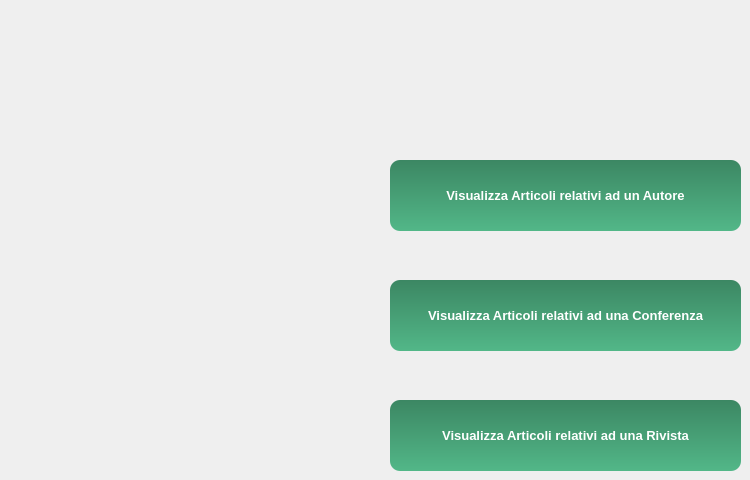
    <widget class="QWidget" name="paginaSezioneB">
     <widget class="QPushButton" name="bottVaiAVisArticoliRelativiAdAutore">
      <property name="geometry">
       <rect>
        <x>390</x>
        <y>160</y>
        <width>351</width>
        <height>71</height>
       </rect>
      </property>
      <property name="font">
       <font>
        <family>Tahoma</family>
        <pointsize>10</pointsize>
        <weight>75</weight>
        <bold>true</bold>
       </font>
      </property>
      <property name="styleSheet">
       <string notr="true">QPushButton{
	background-color: qlineargradient(spread:pad, x1:1, y1:0, x2:1, y2:1, stop:0 rgba(60, 135, 99, 255), stop:1 rgba(82, 183, 136, 255));
	color: rgb(255, 255, 255);
	border-radius: 10px;
}

QPushButton:hover{
	background-color: rgb(60, 134, 99);
}
QPushButton:pressed {
	background-color: rgb(43, 97, 72);
}
</string>
      </property>
      <property name="text">
       <string>Visualizza Articoli relativi ad un Autore</string>
      </property>
     </widget>
     <widget class="QPushButton" name="botVisConferenze">
      <property name="geometry">
       <rect>
        <x>390</x>
        <y>280</y>
        <width>351</width>
        <height>71</height>
       </rect>
      </property>
      <property name="font">
       <font>
        <family>Tahoma</family>
        <pointsize>10</pointsize>
        <weight>75</weight>
        <bold>true</bold>
       </font>
      </property>
      <property name="styleSheet">
       <string notr="true">QPushButton{
	background-color: qlineargradient(spread:pad, x1:1, y1:0, x2:1, y2:1, stop:0 rgba(60, 135, 99, 255), stop:1 rgba(82, 183, 136, 255));
	color: rgb(255, 255, 255);
	border-radius: 10px;
}

QPushButton:hover{
	background-color: rgb(60, 134, 99);
}
QPushButton:pressed {
	background-color: rgb(43, 97, 72);
}
</string>
      </property>
      <property name="text">
       <string>Visualizza Articoli relativi ad una Conferenza</string>
      </property>
     </widget>
     <widget class="QPushButton" name="bottVisRiviste">
      <property name="geometry">
       <rect>
        <x>390</x>
        <y>400</y>
        <width>351</width>
        <height>71</height>
       </rect>
      </property>
      <property name="font">
       <font>
        <family>Tahoma</family>
        <pointsize>10</pointsize>
        <weight>75</weight>
        <bold>true</bold>
       </font>
      </property>
      <property name="styleSheet">
       <string notr="true">QPushButton{
	background-color: qlineargradient(spread:pad, x1:1, y1:0, x2:1, y2:1, stop:0 rgba(60, 135, 99, 255), stop:1 rgba(82, 183, 136, 255));
	color: rgb(255, 255, 255);
	border-radius: 10px;
}

QPushButton:hover{
	background-color: rgb(60, 134, 99);
}
QPushButton:pressed {
	background-color: rgb(43, 97, 72);
}
</string>
      </property>
      <property name="text">
       <string>Visualizza Articoli relativi ad una Rivista</string>
      </property>
     </widget>
    </widget>
